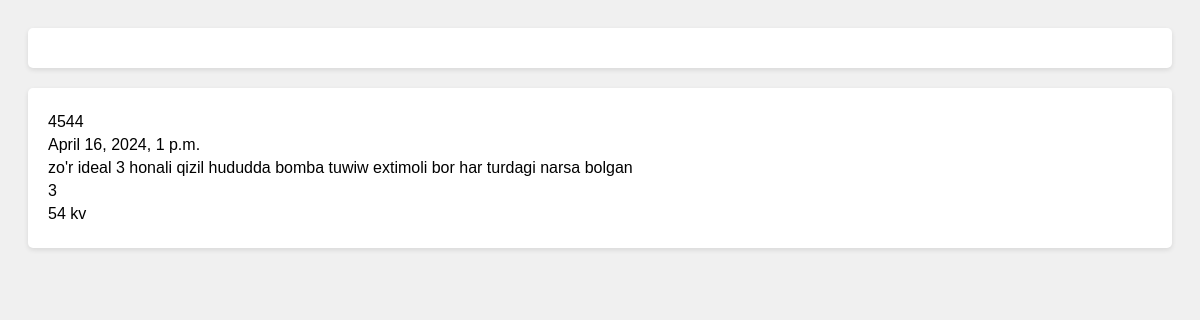
Page /deatil/4/ on the committed database.
### page_1/models.py (models this page shows, shortened)
class Xususiyati(models.Model):
    uy = models.ForeignKey(Uylar, on_delete=models.CASCADE)
    vazifasi = models.ForeignKey(Vazifalar, on_delete=models.CASCADE)
    narxi = models.CharField(max_length=255)
    sana = models.DateTimeField()
    star = models.ForeignKey(Stars, on_delete=models.CASCADE)
    defaultimage = models.ImageField(default='defaulthome.jpg')

class Uylar(models.Model):
    mijoz = models.ForeignKey(Mijoz, on_delete=models.CASCADE)
    holati = models.TextField()
    yashash_maydoni = models.CharField(max_length=255)
    xonalar_soni = models.BigIntegerField()
    joylashuvi = models.CharField(max_length=255)

### page_1/views.py (the view)
# urls.py: path('deatil/<a>/', detail_home.as_view(), name='detail_home'),
class detail_home(View):
    def get(self, request, a):
        xususiyat = Xususiyati.objects.get(pk=a)
        Uy_picture = UyRasmlari.objects.filter(xususiyat_id=a)
        return render(request, 'detail_img.html', {'Uy_picture':Uy_picture, "xususiyat":xususiyat})

### templates/detail_img.html (shortened to what this page needs)
<!DOCTYPE html>
<html lang="en">
<head>
</head>
<body>
    <div>
    </div>
    <div>
        <p> {{ xususiyat.narxi }}</p>
        <p>{{ xususiyat.sana }}</p>
        <p>{{ xususiyat.uy.holati }}</p>
        <p>{{ xususiyat.uy.xonalar_soni }}</p>
        <p>{{ xususiyat.uy.yashash_maydoni }}</p>
    </div>
</body>
</html>

### templates/detail_img.html (style rules this page uses)
body { font-family: Arial, sans-serif; background-color: #f0f0f0; padding: 20px; }
div { background-color: #fff; border-radius: 5px; box-shadow: 0 2px 5px rgba(0, 0, 0, 0.1); padding: 20px; margin-bottom: 20px; }
p { margin: 5px 0; }

### rows in the picture
Xususiyati: narxi "4544", sana "April 16, 2024, 1 p.m.", uy.holati "zo'r ideal 3 honali qizil hududda bomba tuwiw extimoli bor har turdagi narsa bolgan", uy.xonalar_soni "3", uy.yashash_maydoni "54 kv"
